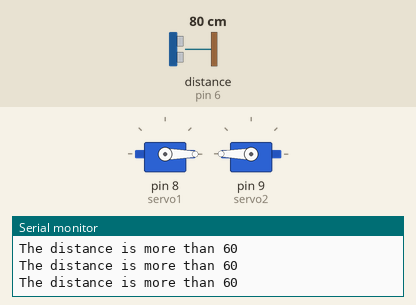
This sketch was run on a simulated Arduino Uno, built with avr-gcc and run on an emulated ATmega328P. Shown: 2 × servo, the last lines printed to the serial monitor. Wiring (inferred from the names in the program): ultrasonic range finder: trigger pin 7; echo pin 6. The test bench sets the inputs (shaded band); at power-on: distance to the obstacle (sensor on pin 6) 80 cm. The echo pulse lasts 58.3 µs per cm.

Above: at 1.2 s.
1.3 s: distance to the obstacle (sensor on pin 6) set to 2 cm
At 1.8 s:
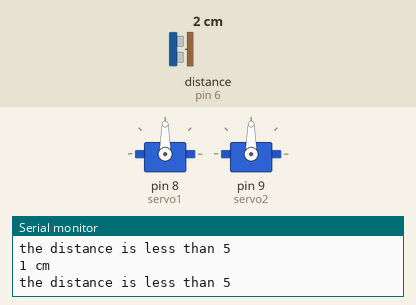
2.8 s: distance to the obstacle (sensor on pin 6) set to 9 cm
4.3 s: distance to the obstacle (sensor on pin 6) set to 12 cm
At 5.4 s:
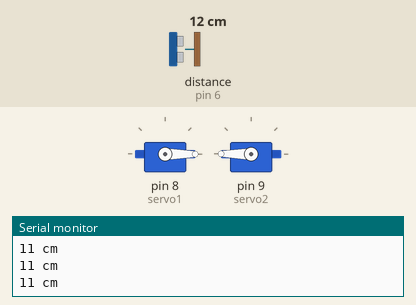
5.8 s: distance to the obstacle (sensor on pin 6) set to 7 cm
At 6.2 s:
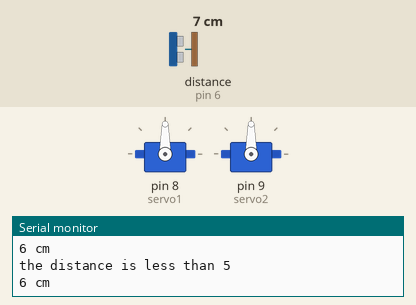
Timing chart, 0 to 8.3 s (numbered marks = the images above; inputs shaded):
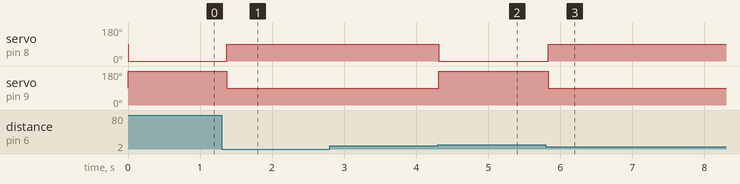

The sketch:

servo_automated_alcohol.ino
```cpp
#include <Servo.h>
#define trigPin 7
#define echoPin 6

Servo servo1;
Servo servo2;

void setup()
{
Serial.begin (9600);
pinMode(trigPin, OUTPUT);
pinMode(echoPin, INPUT);
servo1.attach(8);
servo2.attach(9);
}

void loop()

{
long duration, distance;
digitalWrite(trigPin, LOW);
delayMicroseconds(2);
digitalWrite(trigPin, HIGH);
delayMicroseconds(10);
digitalWrite(trigPin, LOW);
duration = pulseIn(echoPin, HIGH);
distance = (duration/2) / 29.1;
if (distance < 10)
{
Serial.println("the distance is less than 5");
servo1.write(90);
servo2.write(90);
}
else
{
servo1.write(0);
servo2.write(180);
}
if (distance > 60 || distance <= 0)
{
Serial.println("The distance is more than 60");
}
else
{
Serial.print(distance);
Serial.println(" cm");
}
delay(100);
}
```

Measured:
- the behaviour switches between 10 and 11 cm on distance to the obstacle (sensor on pin 6) (found by bisection; images 1 and 2)
- after the input at 1.3 s, servo on pin 8 (servo1): 0° → 90° after 0.07 s; servo on pin 9 (servo2): 180° → 90° after 0.07 s
- after the input at 4.3 s, servo on pin 8 (servo1): 90° → 0° at once; servo on pin 9 (servo2): 90° → 180° at once
- after the input at 5.8 s, servo on pin 8 (servo1): 0° → 90° at once; servo on pin 9 (servo2): 180° → 90° at once
